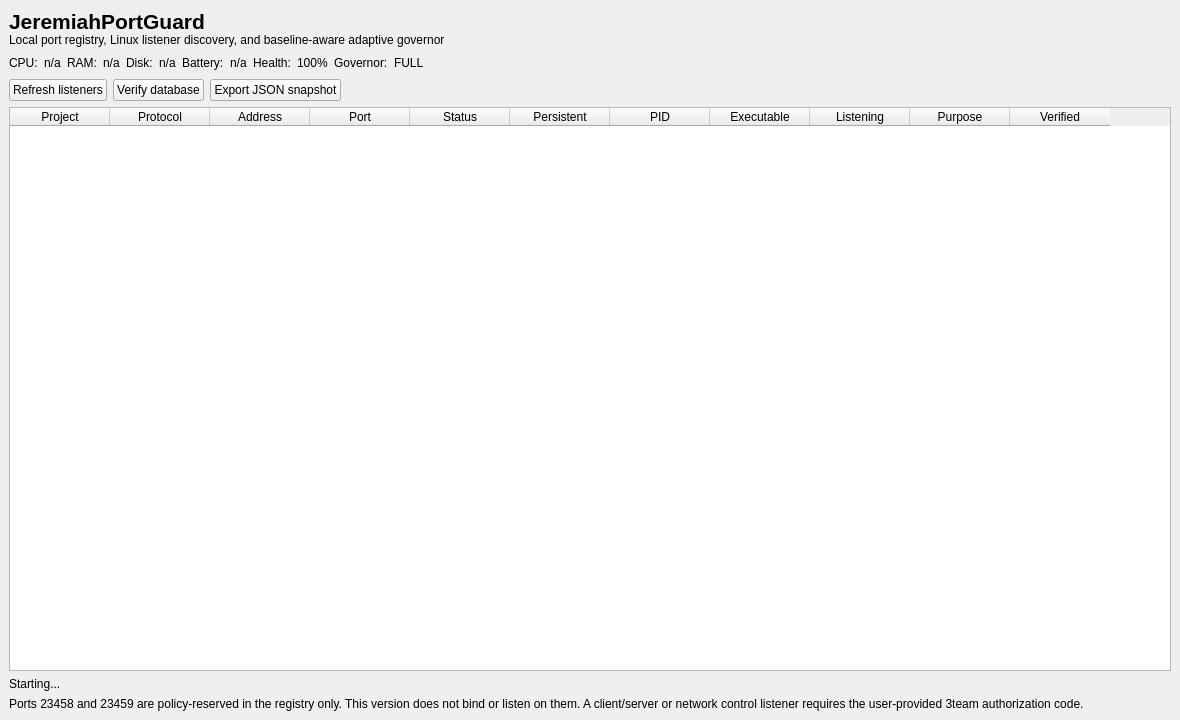
<?xml version="1.0" encoding="UTF-8"?>
<ui version="4.0">
 <class>MainWindow</class>
 <widget class="QMainWindow" name="MainWindow">
  <property name="geometry">
   <rect><x>0</x><y>0</y><width>1180</width><height>720</height></rect>
  </property>
  <property name="windowTitle"><string>JeremiahPortGuard</string></property>
  <widget class="QWidget" name="centralwidget">
   <layout class="QVBoxLayout" name="verticalLayout">
    <item>
     <widget class="QLabel" name="titleLabel">
      <property name="text"><string>&lt;html&gt;&lt;head/&gt;&lt;body&gt;&lt;p&gt;&lt;span style=&quot; font-size:16pt; font-weight:700;&quot;&gt;JeremiahPortGuard&lt;/span&gt;&lt;br/&gt;Local port registry, Linux listener discovery, and baseline-aware adaptive governor&lt;/p&gt;&lt;/body&gt;&lt;/html&gt;</string></property>
     </widget>
    </item>
    <item>
     <layout class="QHBoxLayout" name="resourceLayout">
      <item><widget class="QLabel" name="labelCpu"><property name="text"><string>CPU:</string></property></widget></item>
      <item><widget class="QLabel" name="cpuValue"><property name="text"><string>n/a</string></property></widget></item>
      <item><widget class="QLabel" name="labelRam"><property name="text"><string>RAM:</string></property></widget></item>
      <item><widget class="QLabel" name="ramValue"><property name="text"><string>n/a</string></property></widget></item>
      <item><widget class="QLabel" name="labelDisk"><property name="text"><string>Disk:</string></property></widget></item>
      <item><widget class="QLabel" name="diskValue"><property name="text"><string>n/a</string></property></widget></item>
      <item><widget class="QLabel" name="labelBattery"><property name="text"><string>Battery:</string></property></widget></item>
      <item><widget class="QLabel" name="batteryValue"><property name="text"><string>n/a</string></property></widget></item>
      <item><widget class="QLabel" name="labelHealth"><property name="text"><string>Health:</string></property></widget></item>
      <item><widget class="QLabel" name="healthValue"><property name="text"><string>100%</string></property></widget></item>
      <item><widget class="QLabel" name="labelGovernor"><property name="text"><string>Governor:</string></property></widget></item>
      <item><widget class="QLabel" name="governorValue"><property name="text"><string>FULL</string></property></widget></item>
      <item><spacer name="horizontalSpacer"><property name="orientation"><enum>Qt::Horizontal</enum></property><property name="sizeHint" stdset="0"><size><width>40</width><height>20</height></size></property></spacer></item>
     </layout>
    </item>
    <item>
     <layout class="QHBoxLayout" name="buttonLayout">
      <item><widget class="QPushButton" name="refreshButton"><property name="text"><string>Refresh listeners</string></property></widget></item>
      <item><widget class="QPushButton" name="verifyButton"><property name="text"><string>Verify database</string></property></widget></item>
      <item><widget class="QPushButton" name="exportButton"><property name="text"><string>Export JSON snapshot</string></property></widget></item>
      <item><spacer name="buttonSpacer"><property name="orientation"><enum>Qt::Horizontal</enum></property><property name="sizeHint" stdset="0"><size><width>40</width><height>20</height></size></property></spacer></item>
     </layout>
    </item>
    <item>
     <widget class="QTableWidget" name="portTable">
      <property name="columnCount"><number>11</number></property>
      <column><property name="text"><string>Project</string></property></column>
      <column><property name="text"><string>Protocol</string></property></column>
      <column><property name="text"><string>Address</string></property></column>
      <column><property name="text"><string>Port</string></property></column>
      <column><property name="text"><string>Status</string></property></column>
      <column><property name="text"><string>Persistent</string></property></column>
      <column><property name="text"><string>PID</string></property></column>
      <column><property name="text"><string>Executable</string></property></column>
      <column><property name="text"><string>Listening</string></property></column>
      <column><property name="text"><string>Purpose</string></property></column>
      <column><property name="text"><string>Verified</string></property></column>
     </widget>
    </item>
    <item><widget class="QLabel" name="statusLabel"><property name="text"><string>Starting...</string></property><property name="wordWrap"><bool>true</bool></property></widget></item>
    <item><widget class="QLabel" name="policyLabel"><property name="text"><string>Ports 23458 and 23459 are policy-reserved in the registry only. This version does not bind or listen on them. A client/server or network control listener requires the user-provided 3team authorization code.</string></property><property name="wordWrap"><bool>true</bool></property></widget></item>
   </layout>
  </widget>
 </widget>
 <resources/>
 <connections/>
</ui>
